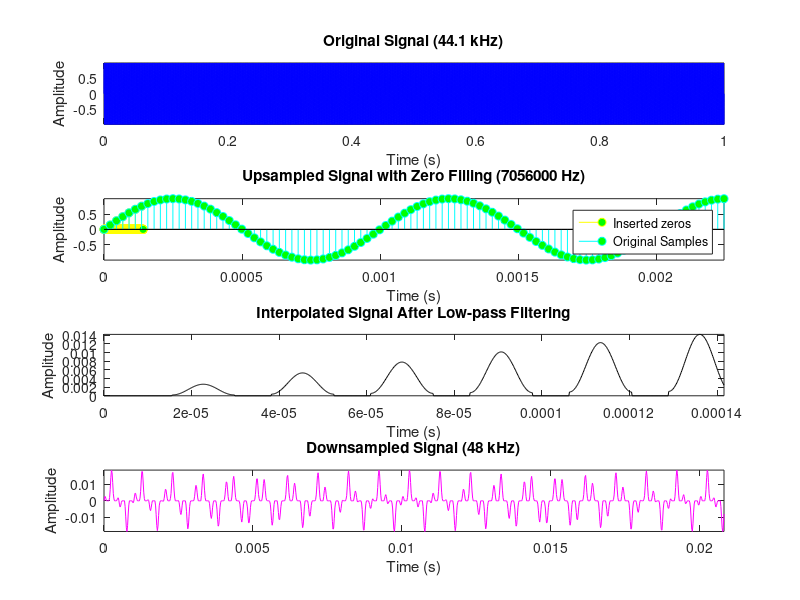

Recreate this plot in MATLAB.
% Given sample rates
Fs_in = 44100; % Input sample rate (44.1 kHz)
Fs_out = 48000; % Output sample rate (48 kHz)

% Find the least common multiple for upsampling and downsampling
[L, M] = rat(Fs_out / Fs_in); % Rational fraction approximation of conversion ratio

% Example signal: A simple sine wave for demonstration
t = 0:1/Fs_in:1; % Time vector for 1 second of audio
f = 1000;        % Frequency of the sine wave (1 kHz tone)
x = sin(2 * pi * f * t); % Original signal (44.1 kHz sine wave)

% Step 1: Zero Filling
% Upsample the signal by L (increasing the sample rate)
x_upsampled = upsample(x, L); % Insert L-1 zeros between samples

% Step 2: Low Pass Filtering
% Design a low-pass filter (anti-aliasing filter)
Fc = min(Fs_in, Fs_out) / 2; % Cutoff frequency (Nyquist frequency of the lower sample rate)
n = 100; % Filter order
h = fir1(n, 2*Fc/(Fs_in*L)); % Low-pass filter design (normalized frequency)

% Filter the upsampled signal to remove high-frequency components introduced by zero filling
x_filtered = conv(x_upsampled, h, 'same'); % Apply the low-pass filtering

% Step 3: Downsampling
% Downsample the filtered signal by M (reducing the sample rate)
x_downsampled = downsample(x_filtered, M);

% Time vectors for plotting
t_upsampled = 0:1/(Fs_in*L):1-1/(Fs_in*L);  % Adjust the time axis for the upsampled signal
t_downsampled = 0:1/Fs_out:(length(x_downsampled)-1)/Fs_out;  % Time vector for downsampled signal

% Plotting the results
figure;

% Plot the original signal
subplot(4,1,1);
plot(t, x, 'b');
title('Original Signal (44.1 kHz)');
xlabel('Time (s)');
ylabel('Amplitude');
axis tight;

% Plot the upsampled signal with 159 zero filling
subplot(4,1,2);
stem(t_upsampled(1:1000), x_upsampled(1:1000), 'y', 'MarkerFaceColor', 'g'); % Use stem for the inserted zeros = 159 visualization
hold on;
stem(t(1:100), x(1:100), 'c', 'MarkerFaceColor', 'g'); % Show original samples for comparison
title(['Upsampled Signal with Zero Filling (', num2str(L*Fs_in), ' Hz)']);
xlabel('Time (s)');
ylabel('Amplitude');
legend('Inserted zeros', 'Original Samples');
axis tight;

% Plot the signal after low-pass filtering
subplot(4,1,3);
plot(t_upsampled(1:1000), x_filtered(1:1000), 'k');
title('Interpolated Signal After Low-pass Filtering');
xlabel('Time (s)');
ylabel('Amplitude');
axis tight;

% Plot the final downsampled signal (converted signal)
subplot(4,1,4);
plot(t_downsampled(1:1000), x_downsampled(1:1000), 'm');
title('Downsampled Signal (48 kHz)');
xlabel('Time (s)');
ylabel('Amplitude');
axis tight;

%% SOUND PLAYBACK
sound(x, Fs_in); % Play original signal at 44.1 kHz
pause(2); % Pause for duration of original sound to finish before playing next sound
sound(x_downsampled, Fs_out); % Play converted signal at 48 kHz
